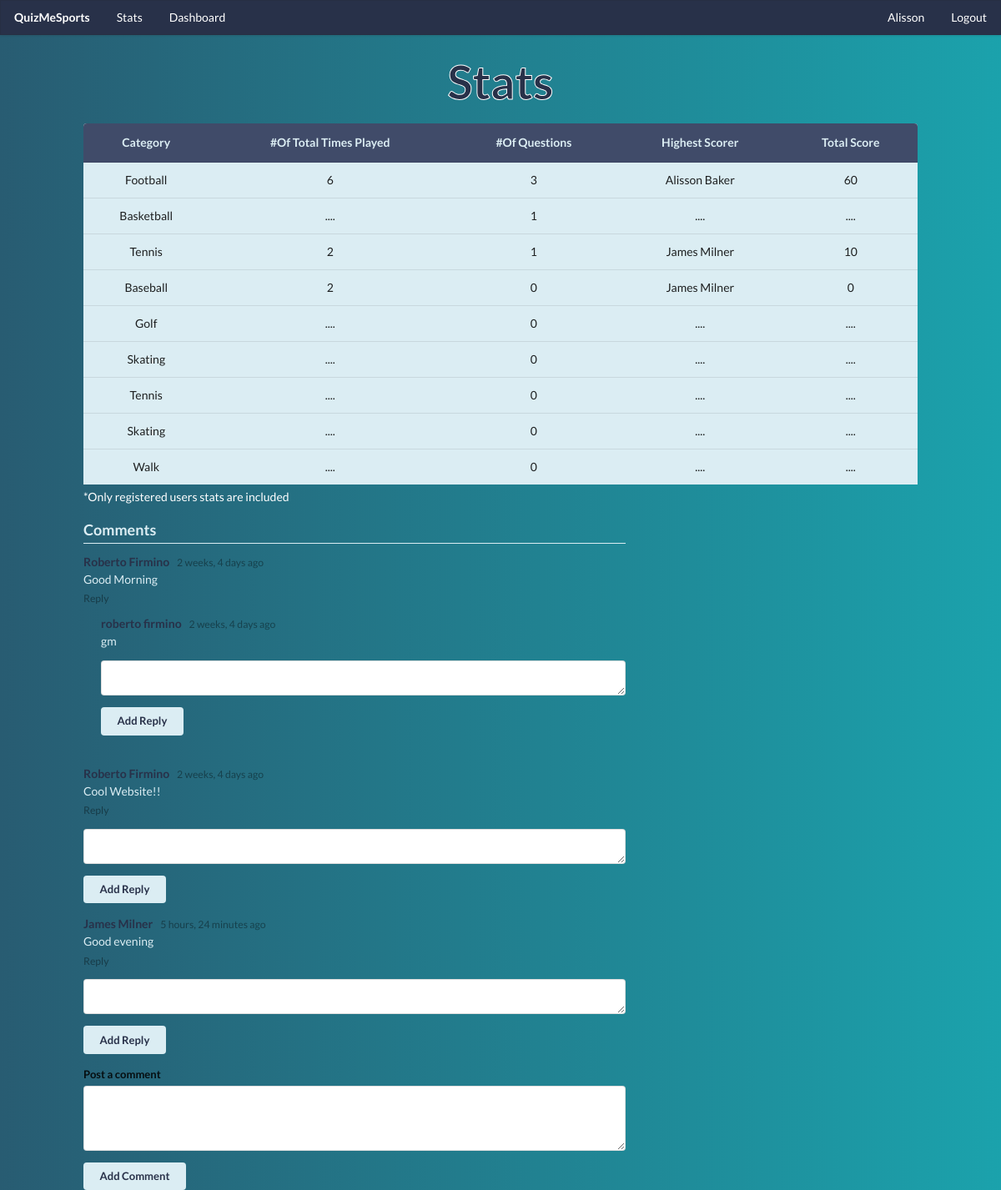
Page /stats (signed in) on the earlier database version.
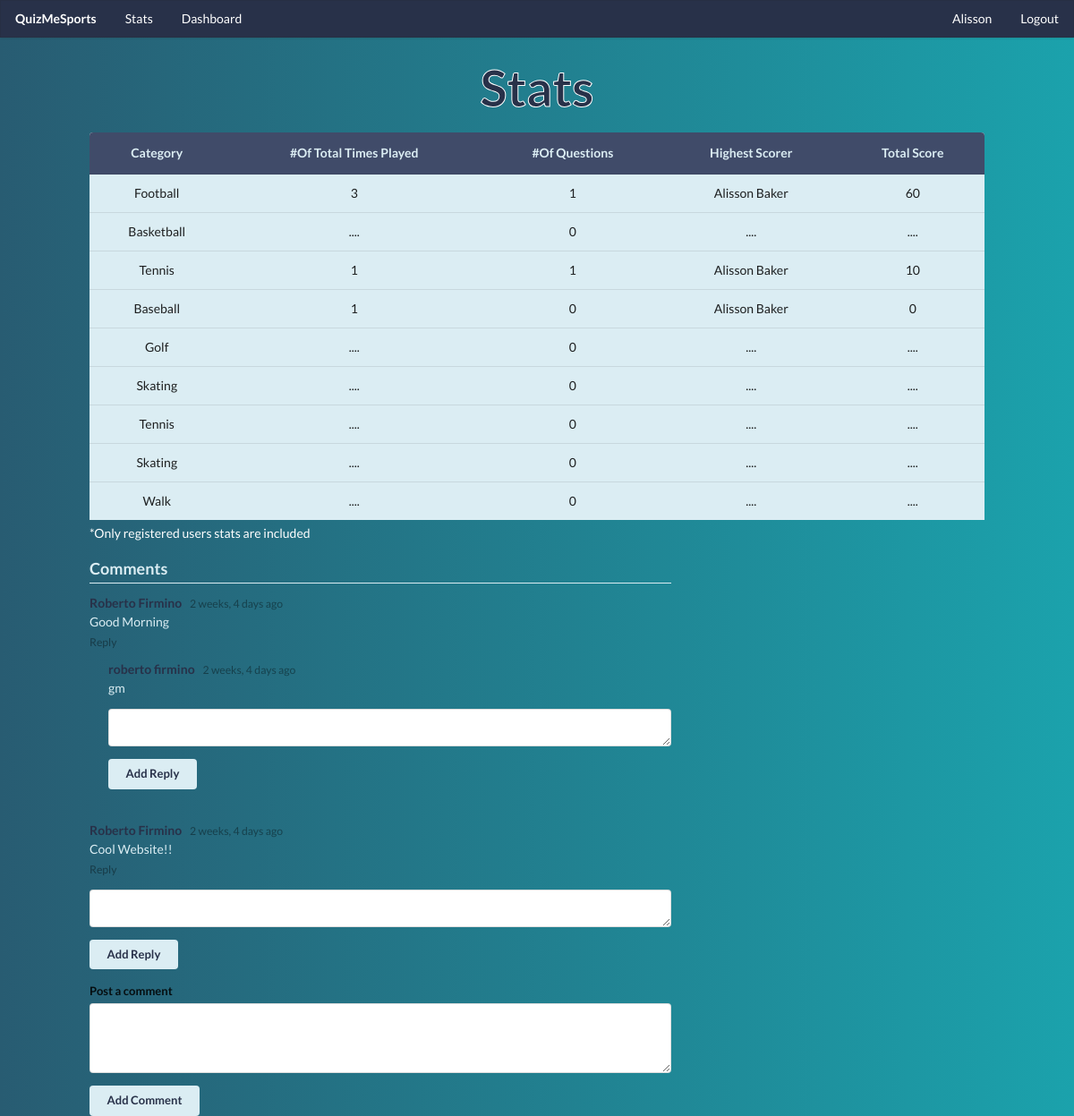
Same page on the later database version.
### login_app/models.py (models this page shows, shortened)
class User(models.Model):
    first_name= models.CharField(max_length=40)
    last_name= models.CharField(max_length=40, blank=True)
    email= models.EmailField()
    password= models.CharField(max_length=120)
    isadmin=models.BooleanField(default=False)
    created_at = models.DateTimeField(auto_now_add=True)
    updated_at = models.DateTimeField(auto_now=True)
    objects = UserManager()

### questions_app/models.py (models this page shows, shortened)
class Category(models.Model):
    title =  models.CharField(max_length=40)
    created_at = models.DateTimeField(auto_now_add=True)
    updated_at = models.DateTimeField(auto_now=True)
    objects = CategoryManager()

### profile_app/models.py (models this page shows, shortened)
class Comment(models.Model):
    comment_content = models.TextField()
    user_comment = models.ForeignKey(User, related_name='comment_by', on_delete=models.CASCADE)
    created_at = models.DateTimeField(auto_now_add=True)
    updated_at = models.DateTimeField(auto_now=True)
    objects = CommentManager()

class Reply(models.Model):
    reply_content = models.TextField()
    user_reply = models.ForeignKey(User, related_name='reply_by', on_delete=models.CASCADE)
    reply_to = models.ForeignKey(Comment, related_name='reply_to_comment', on_delete=models.CASCADE)
    created_at = models.DateTimeField(auto_now_add=True)
    updated_at = models.DateTimeField(auto_now=True)
    objects = CommentManager()

### profile_app/views.py (the view)
# urls.py: path('stats',views.stats),
def stats(request):
    if 'user_id' in request.session:
        categories= Category.objects.all()
        sum_scores=Score.objects.values('quiz_category','quiz_taken_by').annotate(sum=Sum('score')).order_by('-sum')
        highest_score=[]
        for catg in categories:
            for score in sum_scores:
                if score['quiz_category'] == catg.id :
                    highest_score.append(score)
                    break
        context={
            "categories":Category.objects.all(),
            "users":User.objects.all(),
            "scores":Score.objects.values('quiz_taken_by'),
            "comments":Comment.objects.all(),
            'replies':Reply.objects.all(),
            'highest_score':highest_score
        }
        return render(request,'categorystats.html',context)
    return HttpResponse(render(request,'index.html'))

### profile_app/templates/categorystats.html (shortened to what this page needs)
<!DOCTYPE html>
<html lang="en">
    <head>
        {% load static%}
        <link rel="stylesheet" href="{% static 'css/styles.css'%}">
        <link rel="stylesheet" href="https://cdn.jsdelivr.net/npm/semantic-ui@2.4.2/dist/semantic.min.css">
    </head>
    <body>
          <div id="navbar" class="ui fixed borderless menu">
            <a href="/play" class="header item">QuizMeSports</a>
            <a href="/stats" class="item">Stats</a>
            <a href="/dashboard" class="item">Dashboard</a>
            <div class="right menu">
                <a href="{%url 'user_page'%}" class="item">{{request.session.first_name| capfirst}}</a>
                <a href="{%url 'logout'%}" class="item">Logout</a>
            </div>
        </div>
        <div  id="dashboard-container">
            <h1 class="ui center aligned header">Stats</h1>
            <table class="ui  table center aligned">
                <thead>
                    <tr>
                        <th>Category</th>
                        <th>#Of Total Times Played</th>
                        <th>#Of Questions</th>
                        <th>Highest Scorer</th>
                        <th>Total Score</th>
                    </tr>
                </thead>
                <tbody>
                  {%for category in categories%}
                    {%if category.questions_in_category.count == 0%}
                      <tr>
                        <td>{{category.title| capfirst}}</td>
                        <td>....</td>
                        <td>{{category.questions_in_group.count }}</td>
                        <td>....</td>
                        <td>....</td>
                    {%else%}
                      <tr>
                        <td>{{category.title| capfirst}}</td>
                        <td>{{category.questions_in_category.count}}</td>
                        <td>{{category.questions_in_group.count}}</td>
                        {%for score in highest_score%}
                        {%if score.quiz_category == category.id %}
                          {%for user in users%}
                            {%if user.id == score.quiz_taken_by %}
                              <td>{{ user.first_name| capfirst}} {{ user.last_name| capfirst}}</td>
                              <td>{{ score.sum}}</td>
                            {%endif%}
                          {%endfor%}
                        {%endif%}
                      {%endfor%}
                      </tr>
                    {%endif%}
                  {%endfor%}
                </tbody>
              </table>
              <p class="comments-note">*Only registered users stats are included</p>
              <div class="ui comments">
                <h3 class="ui dividing header">Comments</h3>
                <div id="comment_content_reply">
                {%for comment in comments%}
                  <div id ="comment_content" class="comment">
                      <a  class="author">{{comment.user_comment.first_name| capfirst}} {{comment.user_comment.last_name| capfirst}}</a>
                      <div class="metadata">
                        <span class="date">{{comment.created_at|timesince}} ago</span>
                      </div>
                      <p class="text">{{comment.comment_content}}</p>
                      <div class="actions">
                        <a id="reply{{comment.id}}" class="reply">Reply</a>
                  </div>
                    {%for reply in replies%}
                      {%if reply.reply_to.id == comment.id%}
                      <div class="comments">
                        <div class="comment">
                            <a class="author">{{reply.user_reply.first_name}} {{reply.user_reply.last_name}}</a>
                            <div class="metadata">
                              <span class="date">{{reply.created_at|timesince}} ago</span>
                            </div>
                            <p class="text">
                              {{reply.reply_content}}
                            </p>
                        </div>
                      {%endif%}
                    {%endfor%}
                    <form id="reply-form" class="ui reply form">
                      <div class="field">
                        <textarea rows="1" name="reply"></textarea>
                      </div>
                      <input type='submit' value='Add Reply' class="ui small button">
                    </form>
                  </div>
                {%endfor%}
              </div>
            </div>
                <form id="comment-form" class="ui reply form">
                  <div class="field">
                    <label>Post a comment</label>
                    <textarea rows="3" name="comment"></textarea>
                  </div>
                  <input type='submit' value='Add Comment' class="ui small button">
                </form>
              </div>
        </div>
    </body>
</html>

### quiz_app/static/css/styles.css (style rules this page uses)
:root { --primary-color: #00818a; --secondary-color: #404b69; --tertiary-color: #dbedf3; --fourth-color: #283149; }
body { margin: 0 !important; height: 0 !important; background: #0f2027 !important; background: -webkit-linear-gradient(to right, #285c72, #1ba2ac) !important; background: linear-gradient( to right, #285c72, #1ba2ac ) !important; }
h1 { color: var(--fourth-color) !important; -webkit-text-stroke: 1px white; font-size: 4rem !important; }
table.ui.table { border: none; }
table.ui.table thead th { background-color: var(--secondary-color); color: var(--tertiary-color); }
table.ui.table tbody td { background-color: var(--tertiary-color); }
#navbar { background-color: var(--fourth-color); }
#navbar a { color: white; }
div#dashboard-container { max-width: 1000px; margin: 0 auto; margin-top: 5rem; }
.ui.comments textarea { height: auto !important; }
.ui.comments .ui.dividing.header { border-bottom-color: var(--tertiary-color); }
#dashboard-container table { margin-bottom: 0; }
.comments-note { color: white; margin-top: 5px; }
.ui.comments h3.header, .ui.comments .comment p.text { color: var(--tertiary-color); }
.ui.comments .comment a.author { color: var(--fourth-color); }
.ui.comments .button { background-color: var(--tertiary-color); color: var(--fourth-color); }

Differences in the rows shown:
removed User: first_name "James", last_name "Milner", sum "10", sum "0"
removed Comment: user_comment.first_name "James", user_comment.last_name "Milner", created_at "5 hours, 24 minutes", comment_content "Good evening"
computed for Category "Football": questions_in_category.count "6" → "3"; questions_in_group.count "3" → "1"
computed for Category "Basketball": questions_in_group.count "1" → "0"
changed Category (number 3 of 9 on the later page): questions_in_category.count "2" → "1"; gains User (session.first_name "Alisson", first_name "Alisson", last_name "Baker", sum "60", sum "10", sum "0")
changed Category "Baseball": questions_in_category.count "2" → "1"; gains User (session.first_name "Alisson", first_name "Alisson", last_name "Baker", sum "60", sum "10", sum "0")
